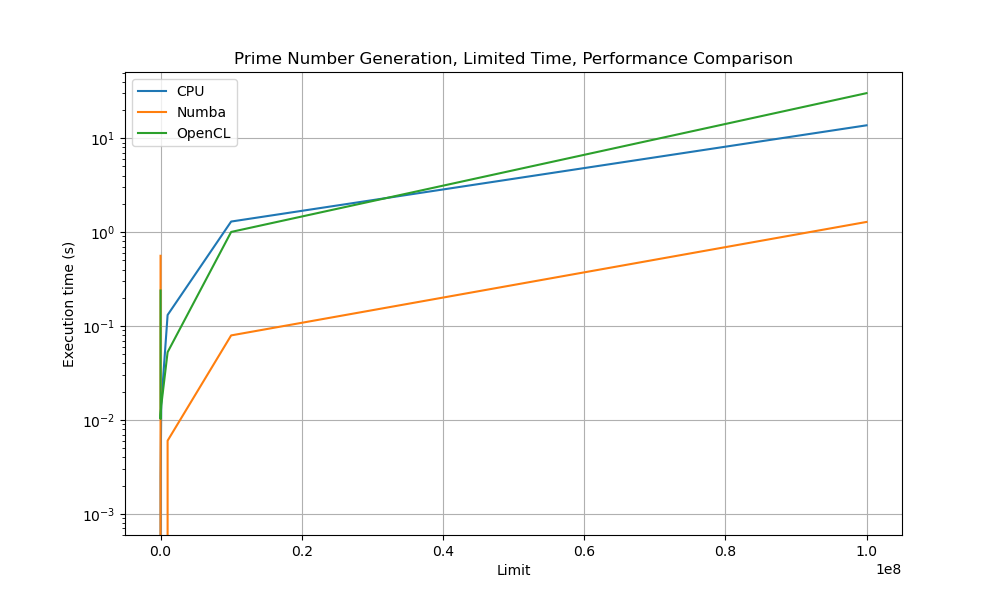

Python code for this plot:
from calendar import c
import time
import numpy as np
import cupy as cp
from numba import jit
import matplotlib.pyplot as plt
import pyopencl as cl
import os

from utils import *

# OpenCL context version, set to device
PYOPENCL_CTX_VERSION = '0'

@timing_decorator
def primes_cpu(limit):
    """Generate prime numbers up to a given limit using CPU, Sieve of Eratosthenes"""
    prime = [True for i in range(limit + 1)]
    p = 2
    while p**2 <= limit:
        if prime[p] == True:
            for i in range(p**2, limit + 1, p):
                prime[i] = False
        p += 1
    primes = []
    for p in range(2, limit + 1):
        if prime[p]:
            primes.append(p)
    return primes
    
@timing_decorator
@jit(nopython=True)
def primes_numba(limit):
    """Generate prime numbers up to a given limit using Numba"""
    prime = [True for i in range(limit + 1)]
    p = 2
    while p**2 <= limit:
        if prime[p] == True:
            for i in range(p**2, limit + 1, p):
                prime[i] = False
        p += 1
    primes = []
    for p in range(2, limit + 1):
        if prime[p]:
            primes.append(p)
    return primes

@timing_decorator
def primes_opencl(limit):
    """Generate prime numbers up to a given limit using PyOpenCL"""
    # Set the environment variable
    os.environ['PYOPENCL_CTX'] = PYOPENCL_CTX_VERSION

    # OpenCL kernel code
    kernel_code = """
    __kernel void primes(__global int* primes, int limit) {
        int gid = get_global_id(0);
        if (gid < 2 || gid > limit) return;
        int is_prime = 1;
        for (int i = 2; i <= sqrt((float)gid); i++) {
            if (gid % i == 0) {
                is_prime = 0;
                break;
            }
        }
        if (is_prime) {
            primes[gid] = gid;
        } else {
            primes[gid] = 0;
        }
    }
    """

    # Initialize OpenCL
    platform = cl.get_platforms()[int(PYOPENCL_CTX_VERSION)]
    device = platform.get_devices()[0]
    context = cl.Context([device])
    queue = cl.CommandQueue(context)

    # Create buffers
    mf = cl.mem_flags
    primes = np.zeros(limit + 1, dtype=np.int32)
    primes_buf = cl.Buffer(context, mf.READ_WRITE | mf.COPY_HOST_PTR, hostbuf=primes)

    # Build and execute the kernel
    program = cl.Program(context, kernel_code).build()
    primes_kernel = program.primes
    primes_kernel.set_args(primes_buf, np.int32(limit))

    cl.enqueue_nd_range_kernel(queue, primes_kernel, (limit + 1,), None)
    cl.enqueue_copy(queue, primes, primes_buf).wait()

    return primes[primes > 0]

@timing_decorator
def primes_cupy(limit):
    """Generate prime numbers up to a given limit using CuPy"""
    primes = cp.zeros(limit + 1, dtype=cp.int32)

    @cp.fuse()
    def is_prime(num):
        if num < 2:
            return 0
        for i in range(2, int(cp.sqrt(num)) + 1):
            if num % i == 0:
                return 0
        return num

    primes = is_prime(cp.arange(limit + 1))
    return cp.asnumpy(primes[primes > 0])

def main():
    # Parameters
    LIMIT = 100_000_00
    
    print(f"Generating prime numbers up to {LIMIT:,}.")
    print("-"*60)
    
    # Generate primes using different methods
    primes_cpu_result = primes_cpu(LIMIT)
    primes_numba_result = primes_numba(LIMIT)
    if check_openCl():
        primes_opencl_result = primes_opencl(LIMIT)
    if check_cupy():
        primes_cupy_result = primes_cupy(LIMIT)
    
    # Verify results
    assert np.array_equal(primes_cpu_result, primes_numba_result)
    if check_openCl():
        assert np.array_equal(primes_cpu_result, primes_opencl_result)
    if check_cupy():
        assert np.array_equal(primes_cpu_result, primes_cupy_result)
    print(f"All methods produced the same results!")
    
    # Print the last 5 prime numbers
    print(f"Last 5 prime numbers: {primes_cpu_result[-5:]}")

def plot():
    limits = [10 ** i for i in range(1, 9)]
    cpu_times = []; numba_times = []; opencl_times = []; cupy_times = []
    for limit in limits:
        print(f"Generating prime numbers up to {limit:,}.")
        
        # CPU
        start = time.time()
        primes_cpu(limit)
        cpu_times.append(time.time() - start)
        
        # Numba
        start = time.time()
        primes_numba(limit)
        numba_times.append(time.time() - start)
        
        # OpenCL
        if check_openCl():
            start = time.time()
            primes_opencl(limit)
            opencl_times.append(time.time() - start)
        
        # CuPy
        if check_cupy():
            start = time.time()
            primes_cupy(limit)
            cupy_times.append(time.time() - start)
            
    plt.figure(figsize=(10, 6))
    plt.plot(limits, cpu_times, label="CPU")
    plt.plot(limits, numba_times, label="Numba")
    if opencl_times:
        plt.plot(limits, opencl_times, label="OpenCL")
    if cupy_times:
        plt.plot(limits, cupy_times, label="CuPy")
    plt.yscale("log")
    plt.xlabel("Limit")
    plt.ylabel("Execution time (s)")
    plt.title("Prime Number Generation, Limited Time, Performance Comparison")
    plt.legend()
    plt.grid(True)
    plt.show()

if __name__ == "__main__":
    main()
    # plot()


# OUTPUT
# Generating prime numbers up to 10,000,000.
# ------------------------------------------------------------
# Execution time for primes_cpu is 1.2996 seconds
# Execution time for primes_numba is 0.6365 seconds
# Execution time for primes_opencl is 1.2198 seconds
# All methods produced the same results!
# Last 5 prime numbers: [9999937, 9999943, 9999971, 9999973, 9999991]


# ------------------------------------------------------------
# Archive: Old versions
# ------------------------------------------------------------
# @timing_decorator
# def primes_cpu(limit):
#     """Generate prime numbers up to a given limit using CPU"""
#     primes = []
#     for num in range(2, limit + 1):
#         is_prime = True
#         for i in range(2, int(num**0.5) + 1):
#             if num % i == 0:
#                 is_prime = False
#                 break
#         if is_prime:
#             primes.append(num)
#     return primes


# @timing_decorator
# @jit(nopython=True)
# def primes_numba(limit):
#     """Generate prime numbers up to a given limit using Numba"""
#     primes = []
#     for num in range(2, limit + 1):
#         is_prime = True
#         for i in range(2, int(num**0.5) + 1):
#             if num % i == 0:
#                 is_prime = False
#                 break
#         if is_prime:
#             primes.append(num)
#     return primes
